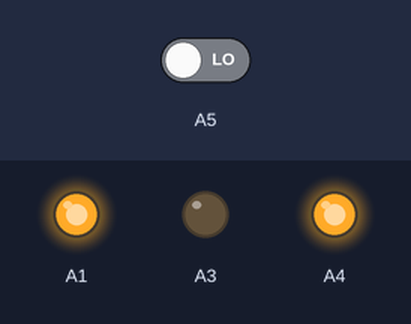
The sketch below on a simulated Arduino Uno, built with avr-gcc and run on an emulated ATmega328P. Shown: output pins drawn as LEDs (lit = HIGH). The test bench sets the inputs (shaded band); at power-on: A5 LOW. Random numbers use the default seed unless the sketch sets one; what the sketch prints to the serial monitor is not drawn.

Above: at 12.8 s.
12.9 s: A5 driven HIGH
19.6 s: A5 driven LOW
At 22.0 s:
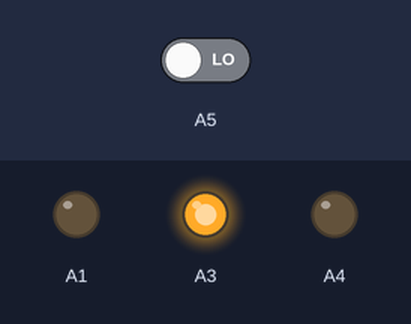
Timing chart, 0 to 47.6 s (numbered marks = the images above; inputs shaded):
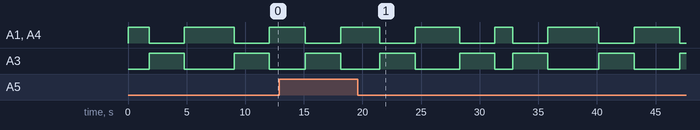

The sketch:

sketch_jul15a.ino
```cpp
int input;


void setup() {
  Serial.begin(9600);
  pinMode(A4, OUTPUT);
  pinMode(A3, OUTPUT);
  pinMode(A1, OUTPUT);
  pinMode(A5, INPUT);
  in();

  Serial.print("start");
  digitalWrite(A4, 1);
  digitalWrite(A1, 1);
}

void loop() {
  int del = random(1000,5000);

  Serial.print(input);


  if (input == false){
    delay(del);
    digitalWrite(A3, 1);
    digitalWrite(A1, 0);
    digitalWrite(A4, 0);
    delay(3000);
    digitalWrite(A4, 1);
    digitalWrite(A3, 0);
    digitalWrite(A1, 1);
    //delay(1000);
    in();
  }
  else {
    in();
  }


}

void in(){
  input = digitalRead(A5);
  Serial.print(input);
}
```

Measured:
- after the input at 19.6 s, A1, A4: HIGH → LOW after 1.9 s, → HIGH 3.0 s later, → LOW 3.8 s later, → HIGH 3.0 s later, … (9 changes in this stretch); A3: LOW → HIGH after 1.9 s, → LOW 3.0 s later, → HIGH 3.8 s later, → LOW 3.0 s later, … (9 changes in this stretch)
- by itself, A1, A4: alternates HIGH for 4.2 s and LOW for 3.0 s
- by itself, A3: alternates HIGH for 3.0 s and LOW for 4.2 s
